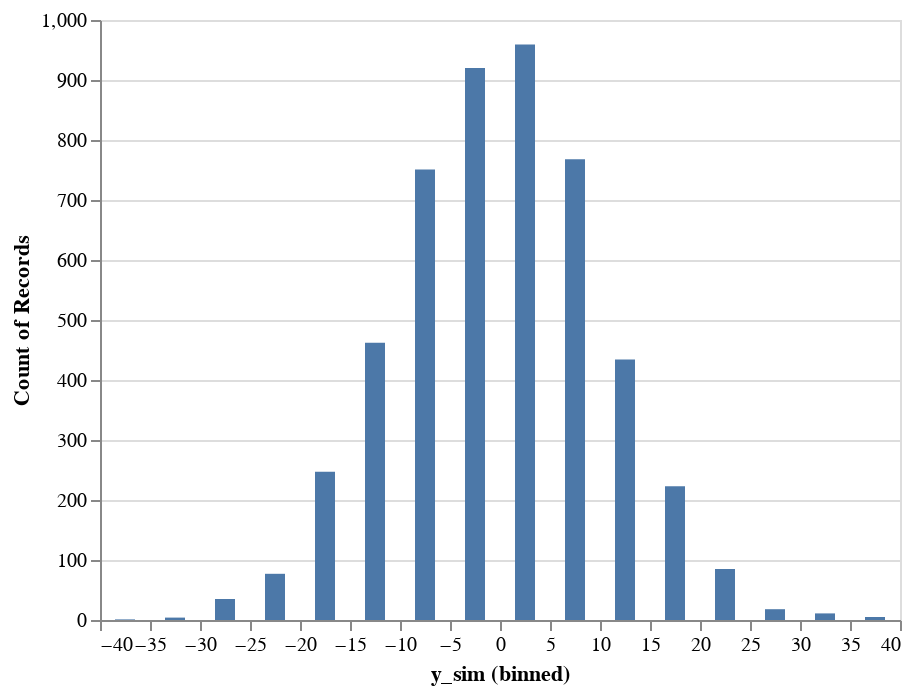

The notebook cell this image was saved under:
### Code cell
samples_df = pd.DataFrame({"y_sim": y_sim})
hist = (
    alt.Chart(samples_df)
    .mark_bar(size=10)
    .encode(
        x=alt.X("y_sim", bin=alt.BinParams(maxbins=20)),
        y="count()",
    )
)

hist

### Figure 1 — Vega-Lite specification as saved in the notebook (floating-point values rounded to 4 significant figures; data arrays with more than 128 entries replaced by an {"elided": "..."} marker saying what was removed)
{"$schema": "https://vega.github.io/schema/vega-lite/v4.17.0.json", "config": {"view": {"continuousHeight": 300, "continuousWidth": 400}}, "data": {"name": "data-f3a828f32a378012599bb7a0fdce18a6"}, "datasets": {"data-f3a828f32a378012599bb7a0fdce18a6": {"elided": "5000 records"}}, "encoding": {"x": {"bin": {"maxbins": 20}, "field": "y_sim", "type": "quantitative"}, "y": {"aggregate": "count", "type": "quantitative"}}, "mark": {"size": 10, "type": "bar"}}
